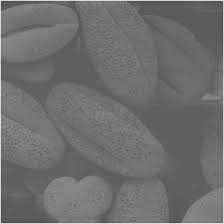
#> input picture cont1.jfif, 224 x 224 px
$ python prc8.py
#> lines starting #> are read from the running program, lines starting #| are printed output that depends on the picture
# -*- coding: utf-8 -*-
"""
Created on Mon Aug 21 00:35:31 2023

@author: Admin
"""

# -*- coding: utf-8 -*-
"""
Created on Sun Aug 20 21:57:15 2023

@author: Admin
"""

import cv2
import numpy as np
import matplotlib.pyplot as plt


def apply_contrast_stretching(image):
    min_intensity = np.min(image)
    max_intensity = np.max(image)

    stretched_image = ((image - min_intensity) / (max_intensity - min_intensity)) * 255
    stretched_image = np.clip(stretched_image, 0, 255).astype(np.uint8)

    return stretched_image

img=cv2.imread("cont1.jfif",0)
#> img is the input picture: shape (224, 224); min 62, max 247, mean 110.4


cont=cv2.calcHist([img],[0],None,[256],[0,256])
#> cont = 256 values, max 3728 at index 95, min 0 at index 0, mean 196

cont_img=apply_contrast_stretching(img)
#> in apply_contrast_stretching, `min_intensity = np.min(image)`: min_intensity = 62
#> in apply_contrast_stretching, `max_intensity = np.max(image)`: max_intensity = 247
#> in apply_contrast_stretching, `stretched_image = ((image - min_intensity) / (max_intensity - min_inte..`:
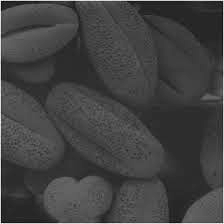
#> stretched_image: shape (224, 224) float64; min 0, max 255, mean 66.7

contmain=cv2.calcHist([cont_img],[0],None,[256],[0,256])
#> contmain = 256 values, max 3728 at index 45, min 0 at index 1, mean 196

cv2.imshow("orignal",img)
cv2.imshow("contimg",cont_img)


plt.plot(cont)
plt.title("orignal")
plt.xlabel("pixal value")
plt.ylabel("frecuncy")
plt.show()
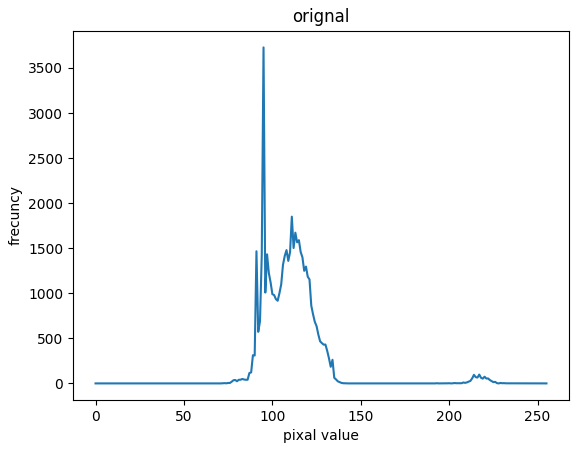
#> figure drawn by matplotlib, 1 panel; curve peaks at x = 95, y = 3728

plt.plot(contmain)
plt.title("cont_img")
plt.xlabel("pixal value")
plt.ylabel("frecuncy")
plt.show()
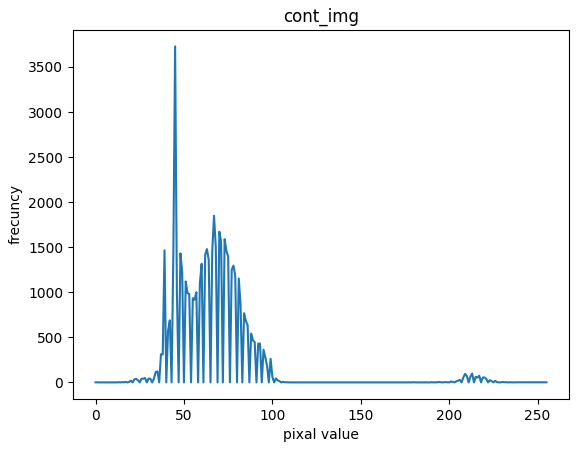
#> figure drawn by matplotlib, 1 panel; curve peaks at x = 45, y = 3728


cv2.waitKey(0)
cv2.destroyAllWindows()
